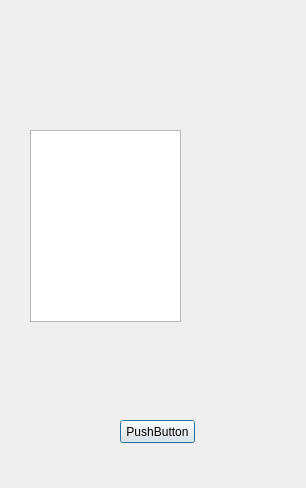
<?xml version="1.0" encoding="UTF-8"?>
<ui version="4.0">
 <class>Dialog</class>
 <widget class="QDialog" name="Dialog">
  <property name="geometry">
   <rect>
    <x>0</x>
    <y>0</y>
    <width>306</width>
    <height>488</height>
   </rect>
  </property>
  <property name="windowTitle">
   <string>Dialog</string>
  </property>
  <widget class="QgsFileWidget" name="mQgsFileWidget">
   <property name="geometry">
    <rect>
     <x>40</x>
     <y>40</y>
     <width>151</width>
     <height>27</height>
    </rect>
   </property>
  </widget>
  <widget class="QListWidget" name="listWidget">
   <property name="geometry">
    <rect>
     <x>30</x>
     <y>130</y>
     <width>151</width>
     <height>192</height>
    </rect>
   </property>
  </widget>
  <widget class="QPushButton" name="pushButton">
   <property name="geometry">
    <rect>
     <x>120</x>
     <y>420</y>
     <width>75</width>
     <height>23</height>
    </rect>
   </property>
   <property name="text">
    <string>PushButton</string>
   </property>
  </widget>
 </widget>
 <customwidgets>
  <customwidget>
   <class>QgsFileWidget</class>
   <extends>QWidget</extends>
   <header>qgsfilewidget.h</header>
  </customwidget>
 </customwidgets>
 <resources/>
 <connections/>
</ui>
